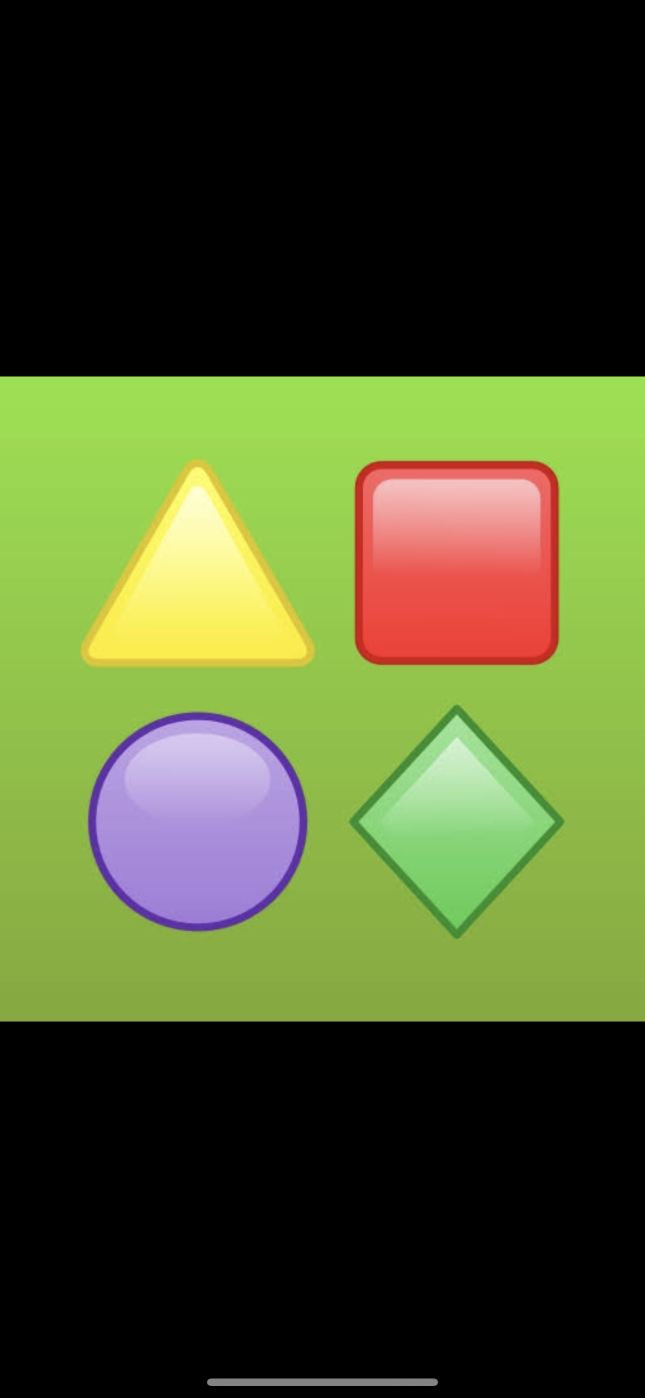
#> input picture IMG-7480.PNG, 1290 x 2796 px, given in place of the camera (shown at 1/2 size)
$ python shape_color_detection.py
#> lines starting #> are read from the running program, lines starting #| are printed output that depends on the picture; after the words box and inside, x2 and y2 are one past the last pixel; in counts of white or black regions, pixels touching at a corner belong together
#> further down, frame is the input picture: shape (2796, 1290, 3); mean B, G, R 43.8, 85, 75.1
### color.py
import cv2
import numpy as np


class FilledShape:
    def __init__(self, img):
        self.img = img

    def detect(self, contour,frame):
        shape = "undefined"
        epsilon = 0.03 * cv2.arcLength(contour, True)
        approx = cv2.approxPolyDP(contour, epsilon, True)
        x, y, w, h = cv2.boundingRect(contour)
        #cv2.rectangle(self.img, (x, y), (x + w, y + h), (0, 255, 255), 1)
        #cv2.rectangle(self.img, (x, y-10), (x + w, y + 10), (0, 255, 255), -1)

        font = cv2.FONT_HERSHEY_SIMPLEX
        number = ""
        area=cv2.contourArea(contour)
        if area>10000 and area<50000:
            if len(approx) == 3:
                shape = "triangle"
            elif len(approx) == 4:
                # print(w, h, w / h)
                if 0.95 < w / h < 1.05:
                    shape = "Square"
                else:
                    shape = "Rectangle"
            elif len(approx) == 5:
                shape = "Pentagon"
            else:
                shape = "Circle"
            cv2.putText(self.img, number + shape, (x, y), font, 0.4, (0,0,0), 1, cv2.LINE_AA)


    def preprocessing_image(self,frame):
        hsv=cv2.cvtColor(self.img,cv2.COLOR_RGB2HSV)
        i_h=cv2.getTrackbarPos('ih','frame')
        i_s=cv2.getTrackbarPos('is','frame')
        i_v=cv2.getTrackbarPos('iv','frame')
        h_h=cv2.getTrackbarPos('hh','frame')
        h_s=cv2.getTrackbarPos('hs','frame')
        h_v=cv2.getTrackbarPos('hv','frame')
        lower=[i_h,i_s,i_v]
        upper=[h_h,h_s,h_v]
        kernel = np.ones((2,2),np.uint8)
        mask = cv2.inRange(hsv, np.array(lower), np.array(upper))
        mask = cv2.morphologyEx(mask, cv2.MORPH_OPEN, kernel)
        mask = cv2.dilate(mask, kernel, iterations=3)
        cont,_ = cv2.findContours(mask, cv2.RETR_EXTERNAL, cv2.CHAIN_APPROX_SIMPLE)
        return mask,cont

    def Findingcont(self):
        pass

def callback(x):
    pass
def capture(frame):
    img_object = FilledShape(frame)
    mask,contours = img_object.preprocessing_image(frame)
    #print(contours)
    for contour in contours:
        print("going to detect")
        img_object.detect(contour,frame)

        print("detected")
    cv2.imshow('frame', frame)
    cv2.imshow('mask',mask)


### shape_color_detection.py
#1.def-color,shape,draw
#2.trackbar in color to adject
import cv2
import numpy as np
import color as c
import shape as sh
bins=256

def callback(x):
    pass
cv2.namedWindow('frame')
cv2.createTrackbar('ih','frame',116,255,callback)
cv2.createTrackbar('is','frame',63,255,callback)
cv2.createTrackbar('iv','frame',0,255,callback)
cv2.createTrackbar('hh','frame',143,255,callback)
cv2.createTrackbar('hs','frame',255,255,callback)
cv2.createTrackbar('hv','frame',255,255,callback)
def enchancement(frame):
    b, g, r = cv2.split(frame)
    b = frame[:, :, 0]//2
    g = frame[:, :, 1]//2
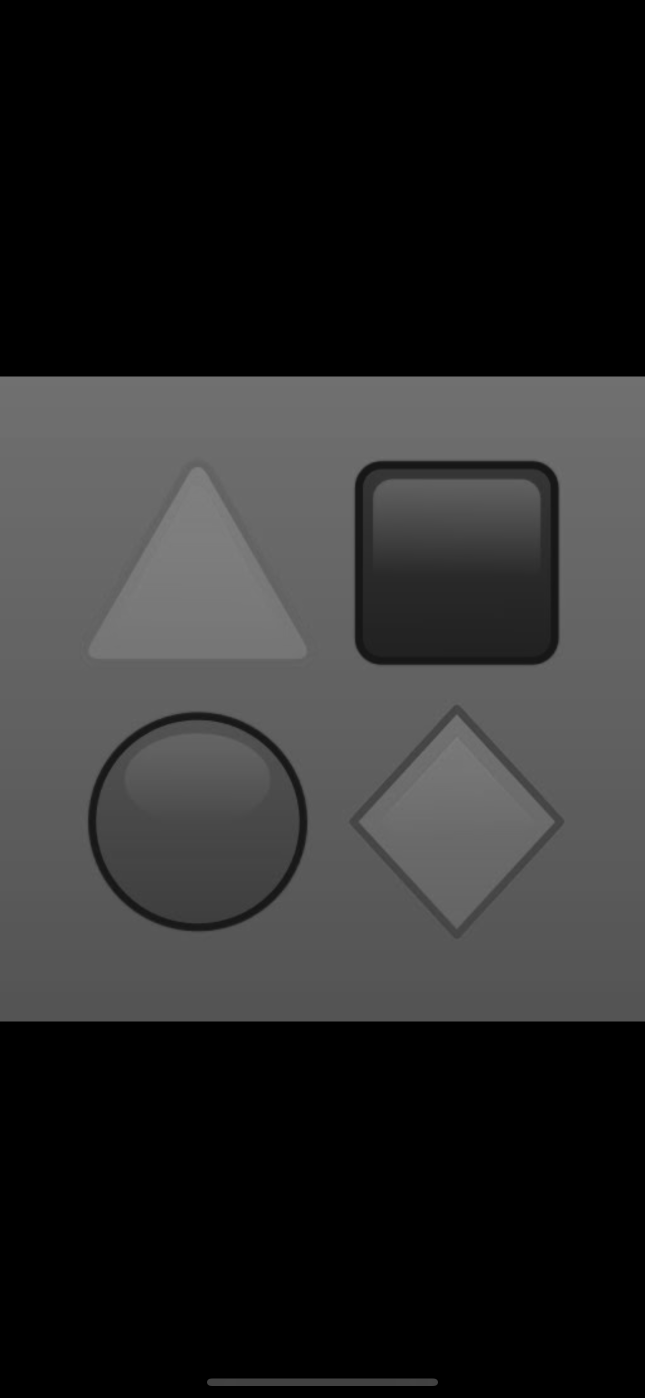
#> g: shape (2796, 1290) (shown at 1/2 size); min 0, max 127, mean 42.4
    r = frame[:, :, 2]
    b_flattened = b.flatten()
    b_hist = np.zeros(bins)
    for pix in b:
        b_hist[pix] += 1
#> after the loop, b_hist = 256 values, max 1506 at index 0, min 0 at index 2, mean 192.8
    cum_sum = np.cumsum(b_hist)
#> cum_sum = 256 values from 1506 to 49355
    norm = (cum_sum - cum_sum.min()) * 255
#> norm = 256 values from 0 to 12201495
    # normalization of the pixel values
    n_ = cum_sum.max() - cum_sum.min()
#> n_ = 47849
    uniform_norm = norm / n_
#> uniform_norm = 256 values from 0 to 255
    uniform_norm = uniform_norm.astype('int')

    # flat histogram
    b_eq = uniform_norm[b_flattened]
    # reshaping the flattened matrix to its original shape
    b_eq = np.reshape(a=b_eq, newshape=b.shape)
#> b_eq: shape (2796, 1290) int64; 108 distinct labels, from 0 to 255
    b_eq=np.uint8(b_eq)
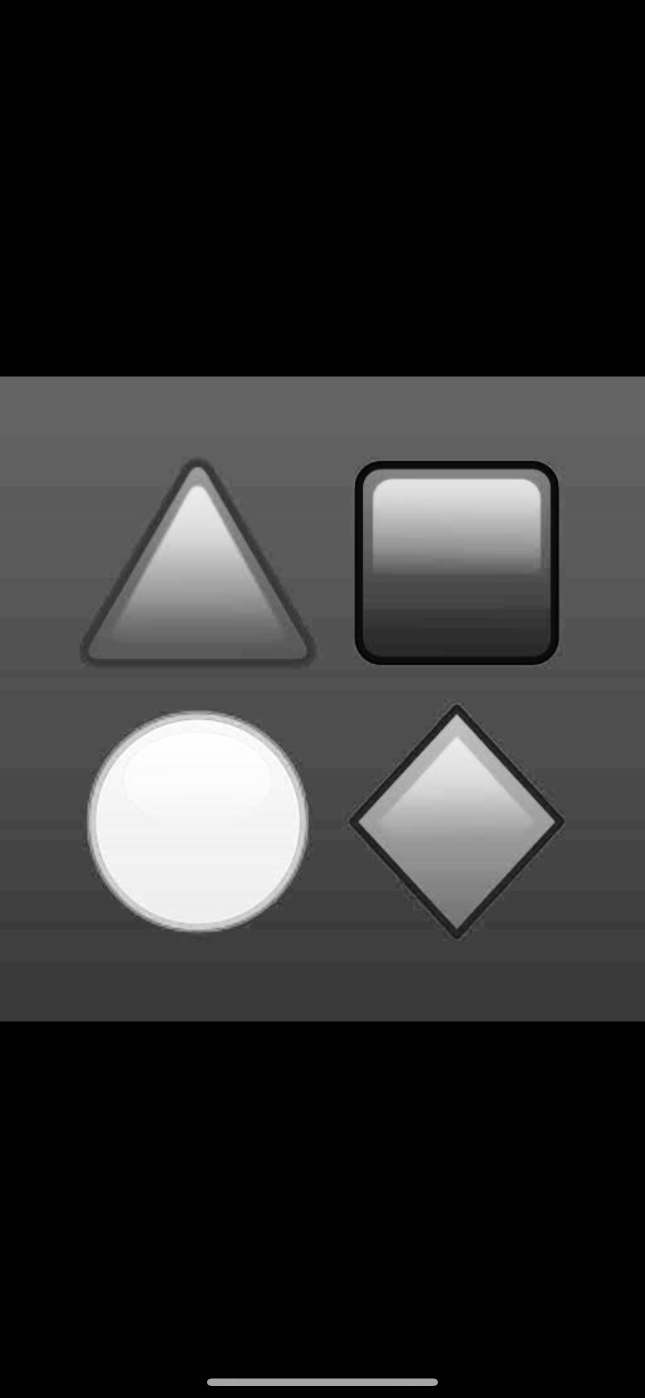
#> b_eq: shape (2796, 1290) (shown at 1/2 size); min 0, max 255, mean 47.8
    g_flattened = g.flatten()
    g_hist = np.zeros(bins)
    for pix in g:
        g_hist[pix] += 1
#> after the loop, g_hist = 256 values, max 1506 at index 0, min 0 at index 2, mean 191

    cum_sum = np.cumsum(g_hist)
#> cum_sum = 256 values from 1506 to 48900
    norm = (cum_sum - cum_sum.min()) * 255
#> norm = 256 values from 0 to 12085470
    # normalization of the pixel values
    n_ = cum_sum.max() - cum_sum.min()
#> n_ = 47394
    uniform_norm = norm / n_
    uniform_norm = uniform_norm.astype('int')

    # flat histogram
    g_eq = uniform_norm[g_flattened]
    # reshaping the flattened matrix to its original shape
    g_eq = np.reshape(a=g_eq, newshape=g.shape)
#> g_eq: shape (2796, 1290) int64; 108 distinct labels, from 0 to 255
    g_eq=np.uint8(g_eq)
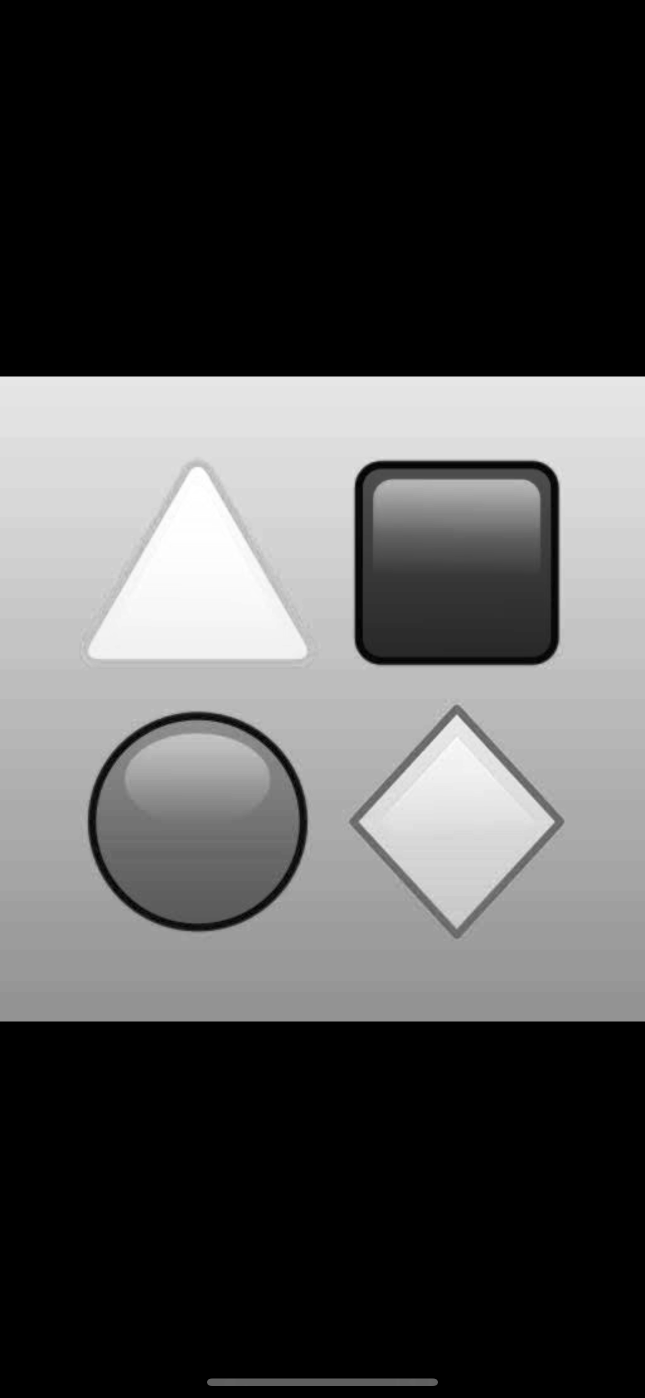
#> g_eq: shape (2796, 1290) (shown at 1/2 size); min 0, max 255, mean 80.1

    r_flattened = r.flatten()
    r_hist = np.zeros(bins)
    for pix in r:
        r_hist[pix] += 1
#> after the loop, r_hist = 256 values, max 1506 at index 0, min 0 at index 3, mean 267.9
    cum_sum = np.cumsum(r_hist)
#> cum_sum = 256 values from 1506 to 68577
    norm = (cum_sum - cum_sum.min()) * 255
#> norm = 256 values from 0 to 17103105
    # normalization of the pixel values
    n_ = cum_sum.max() - cum_sum.min()
#> n_ = 67071
    uniform_norm = norm / n_
    uniform_norm = uniform_norm.astype('int')

    # flat histogram
    r_eq = uniform_norm[r_flattened]
    # reshaping the flattened matrix to its original shape
    r_eq = np.reshape(a=r_eq, newshape=r.shape)
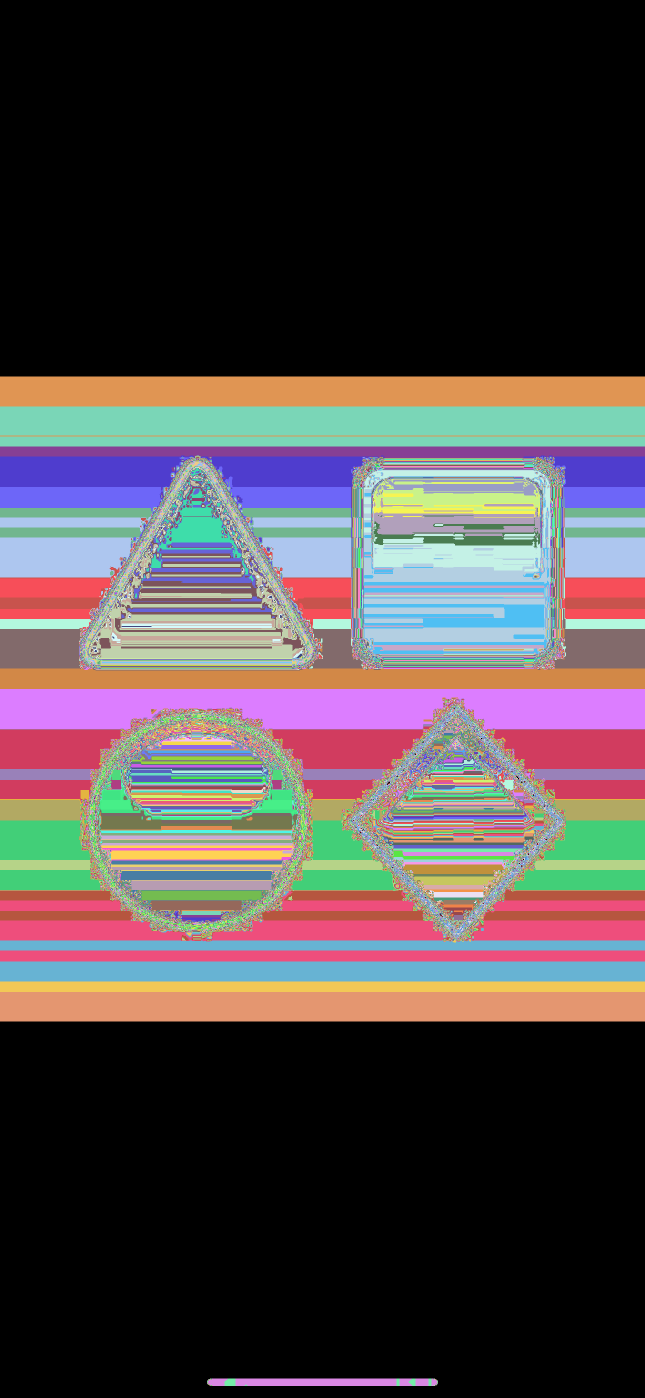
#> r_eq: shape (2796, 1290) int64 (shown at 1/2 size); 180 distinct labels, from 0 to 255; one colour per label, 0 black
    r_eq=np.uint8(r_eq)
    image_eq=cv2.merge((b_eq,g_eq,r_eq))
    return image_eq

if __name__ == "__main__":
    cap=cv2.VideoCapture(0)
    #frame=cv2.imread(r'C:\AUV\turkey\codes\images\2.png')
    #frame=cv2.resize(frame,(520,520))
    while True:
       _,frame=cap.read()
       frame=enchancement(frame)
       frame=cv2.resize(frame,(520,520))
#> frame: shape (520, 520, 3)
       cv2.imshow('initial',frame)
       c.capture(frame)
#> in preprocessing_image, `hsv=cv2.cvtColor(self.img,cv2.COLOR_RGB2HSV)`: hsv: shape (520, 520, 3); mean H, S, V 37.8, 68.9, 92.9
#> in preprocessing_image, `mask = cv2.inRange(hsv, np.array(lower), np.array(upper))`: mask: shape (520, 520); 4.4% white; 1 white region, box (x1, y1, x2, y2) and area: (287, 172, 449, 247) 11977
#> in preprocessing_image, `mask = cv2.morphologyEx(mask, cv2.MORPH_OPEN, kernel)`: mask: shape (520, 520); 4.4% white; 1 white region, box (x1, y1, x2, y2) and area: (288, 173, 450, 248) 11977
#> in preprocessing_image, `mask = cv2.dilate(mask, kernel, iterations=3)`:
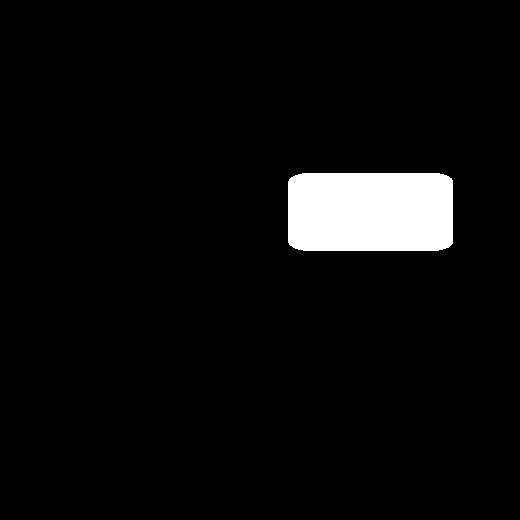
#> mask: shape (520, 520); 4.7% white; 1 white region
#> in preprocessing_image, `cont,_ = cv2.findContours(mask, cv2.RETR_EXTERNAL, cv2.CHAIN_APPROX_SI..`: cont = 1 contour; box (x1, y1, x2, y2) and area: (288, 173, 453, 251) 12476
#> in capture, `mask,contours = img_object.preprocessing_image(frame)`: contours has the same summary as cont in preprocessing_image
#> the loop in capture, `for contour in contours:` made 1 pass
#> (shape in detect, epsilon in detect, approx in detect, x in detect, y in detect, w in detect, h in detect, font in detect) on pass 1: ('Rectangle', 13.99, [[288, 181], [295, 248], [452, 243], [446, 175]], 288, 173, 165, 78, 0)
#| going to detect
#| detected
       k=cv2.waitKey(1)
#> (key Esc is pressed here)
       if k==27:
        break
    #cap.release()
    cv2.destroyAllWindows()
